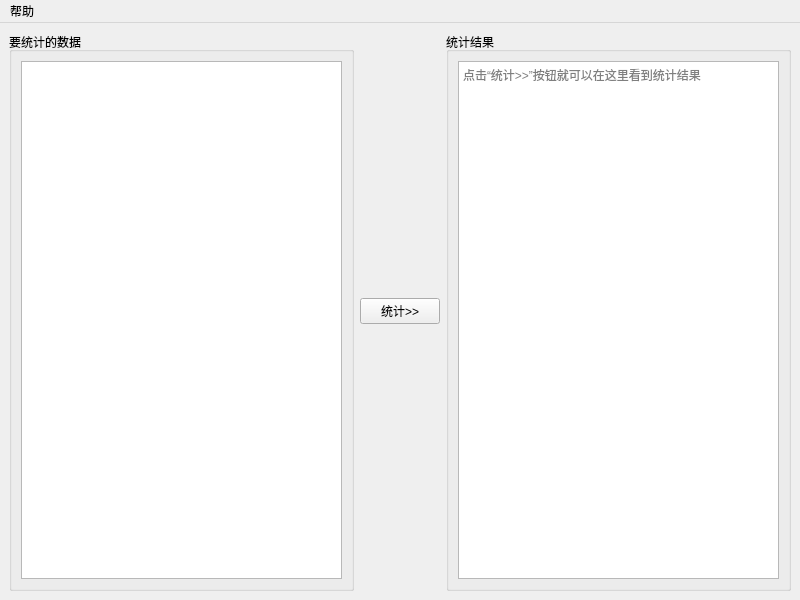
<?xml version="1.0" encoding="UTF-8"?>
<ui version="4.0">
 <class>MainWindow</class>
 <widget class="QMainWindow" name="MainWindow">
  <property name="geometry">
   <rect>
    <x>0</x>
    <y>0</y>
    <width>800</width>
    <height>600</height>
   </rect>
  </property>
  <property name="windowTitle">
   <string>Hi统计</string>
  </property>
  <widget class="QWidget" name="centralWidget">
   <layout class="QHBoxLayout" name="horizontalLayout">
    <item>
     <widget class="QGroupBox" name="groupBox">
      <property name="title">
       <string>要统计的数据</string>
      </property>
      <layout class="QVBoxLayout" name="verticalLayout">
       <item>
        <widget class="QTextEdit" name="countDataEdit"/>
       </item>
      </layout>
     </widget>
    </item>
    <item>
     <widget class="QPushButton" name="countButton">
      <property name="text">
       <string>统计&gt;&gt;</string>
      </property>
     </widget>
    </item>
    <item>
     <widget class="QGroupBox" name="groupBox_2">
      <property name="title">
       <string>统计结果</string>
      </property>
      <layout class="QVBoxLayout" name="verticalLayout_2">
       <item>
        <widget class="QTextEdit" name="resultEdit">
         <property name="readOnly">
          <bool>true</bool>
         </property>
         <property name="placeholderText">
          <string>点击“统计&gt;&gt;”按钮就可以在这里看到统计结果</string>
         </property>
        </widget>
       </item>
      </layout>
     </widget>
    </item>
   </layout>
  </widget>
  <widget class="QMenuBar" name="menuBar">
   <property name="geometry">
    <rect>
     <x>0</x>
     <y>0</y>
     <width>800</width>
     <height>23</height>
    </rect>
   </property>
   <widget class="QMenu" name="menu">
    <property name="title">
     <string>帮助</string>
    </property>
    <addaction name="about"/>
   </widget>
   <addaction name="menu"/>
  </widget>
  <action name="about">
   <property name="text">
    <string>关于</string>
   </property>
  </action>
 </widget>
 <resources/>
 <connections/>
</ui>
